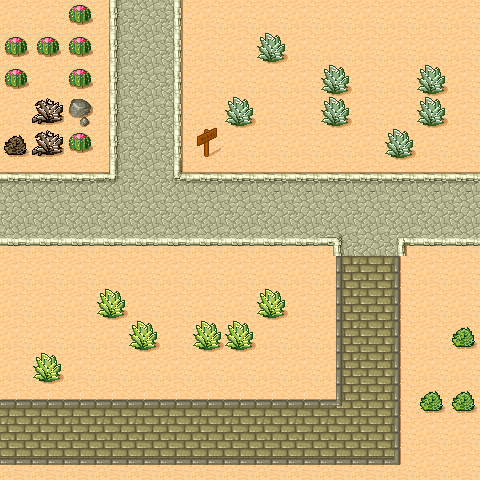

Tiled map render using the project's own tile images. Description and the map definition, with tile-layer contents summarised, below:
An orthogonal 15x15 tile map with 32x32 px tiles, 1 tile layer (Tile Layer 1).

<map height="15" orientation="orthogonal" tileheight="32" tilewidth="32" version="1.0" width="15"><properties><property name="tile count" value="225" /><property name="blended tiles" value="" /></properties>
 <tileset firstgid="1" margin="1" name="tmw_desert_spacing" spacing="1" tileheight="32" tilewidth="32">
  <image height="199" source="tmw_desert_spacing.png" width="265" />
 </tileset>
 <layer height="15" name="Tile Layer 1" width="15">
  <data>[225 cells, 225 non-empty, 25 distinct tile ids]</data>
 </layer>
</map>
